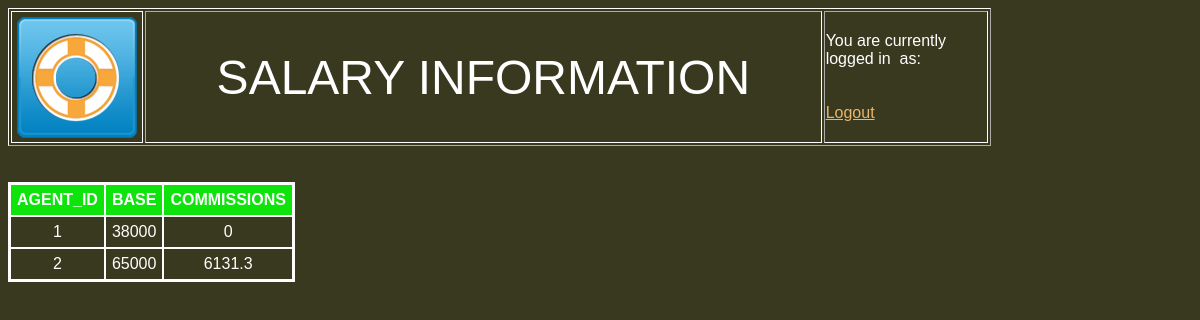
The app's page /SalaryInformation.php with its own data.
### tables this page shows
CREATE TABLE IF NOT EXISTS `SALARY` (
  `AGENT_ID` int(11) NOT NULL,
  `BASE` float NOT NULL,
  `COMMISSIONS` float NOT NULL
);

### SalaryInformation.php (the view, shortened to what this page needs)
<html>
<head>
<link rel="stylesheet" href="cany1011.css">
</head>
<table border="1" width="983" height="120">
	<tr>
		<td height="120" width="86" style="border-style: solid; border-width: 1px">
		<a href="http://acadweb1.salisbury.edu/~apnohe/LESI/Home2.php">
		<img border="0" src="Lower%20Shore%20Insurance%20Company%20Logo.png" width="128" height="128"></a></td>
		<td height="120" style="width: 3150px">
		<p align="center"><font size="7">SALARY INFORMATION</font></td>
		<td height="120" width="881">
		You are currently logged in&nbsp; as:<br>
		<br><? echo $_SESSION['valid_user']; ?>
		<br>
		<a href="http://acadweb1.salisbury.edu/~apnohe/LESI/logout.php">Logout</a></td>
	</tr>
</table>
<br><br>
<?
$connection = @mysql_connect ('localhost', 'apnohe', 'o79gmtype');
function linebreak($text="\n") {
    echo nl2br( $text );
}
createDynamicHTMLTable("SALARY", "SELECT * FROM `SALARY`", $connection);
function createDynamicHTMLTable($table_name, $sql_query, $link)
{
    $sql_result = mysql_query($sql_query, $link);
    if (($sql_result)||(mysql_errno == 0))
    {
        echo "<DIV>\n";
        echo "<TABLE borderColor=#000000 cellSpacing=0 cellPadding=6 border=2>\n";
        echo "<TBODY>\n";
        if (mysql_num_rows($sql_result)>0)
        {
            $i = 0;
            echo "<TR vAlign=top bgColor=#0EE40B>\n";
            while ($i < mysql_num_fields($sql_result))
            {
                echo "<TH>". mysql_field_name($sql_result, $i) . "</TH>\n";
                $i++;
            }
            echo "</TR>\n";
            while ($rows = mysql_fetch_array($sql_result,MYSQL_ASSOC))
            {
                echo "<TR>\n";
                foreach ($rows as $data)
                {
                    echo "<TD align='center'>". $data . "</TD>\n";
                }
                echo "</TR>\n";
            }
        } else {
            echo "<TR>\n<TD colspan='" . ($i+1) . "'>No Results found!</TD></TR>\n";
        }
        echo "</TBODY>\n</TABLE>\n";
        echo "</DIV>\n";
    } else {
        echo nl2br( sprintf( "Error in running query: %s\n", mysql_error()) );
    }
}
?>
</body>
</html>

### cany1011.css (style rules this page uses)
a:link { color:#EBB66C; }
TABLE { table-border-color-light:#FFFFFF; table-border-color-dark:#FFFFFF; border-color:#FFFFFF; color:#FFFFFF; }
TH { color:#FFFFFF; }
TD { border-color:#FFFFFF; }
TABLE { font-family:Verdana,Arial,Helvetica,sans-serif; font-style:normal; }
TH { font-family:Verdana,Arial,Helvetica,sans-serif; font-style:bold; }

### records on screen
salary: AGENT_ID "1", BASE "38000", COMMISSIONS "0"
salary: AGENT_ID "2", BASE "65000", COMMISSIONS "6131.3"

### other values on screen
mysql_field_name($sql_result, $i) "AGENT_ID"
mysql_field_name($sql_result, $i) "BASE"
mysql_field_name($sql_result, $i) "COMMISSIONS"
